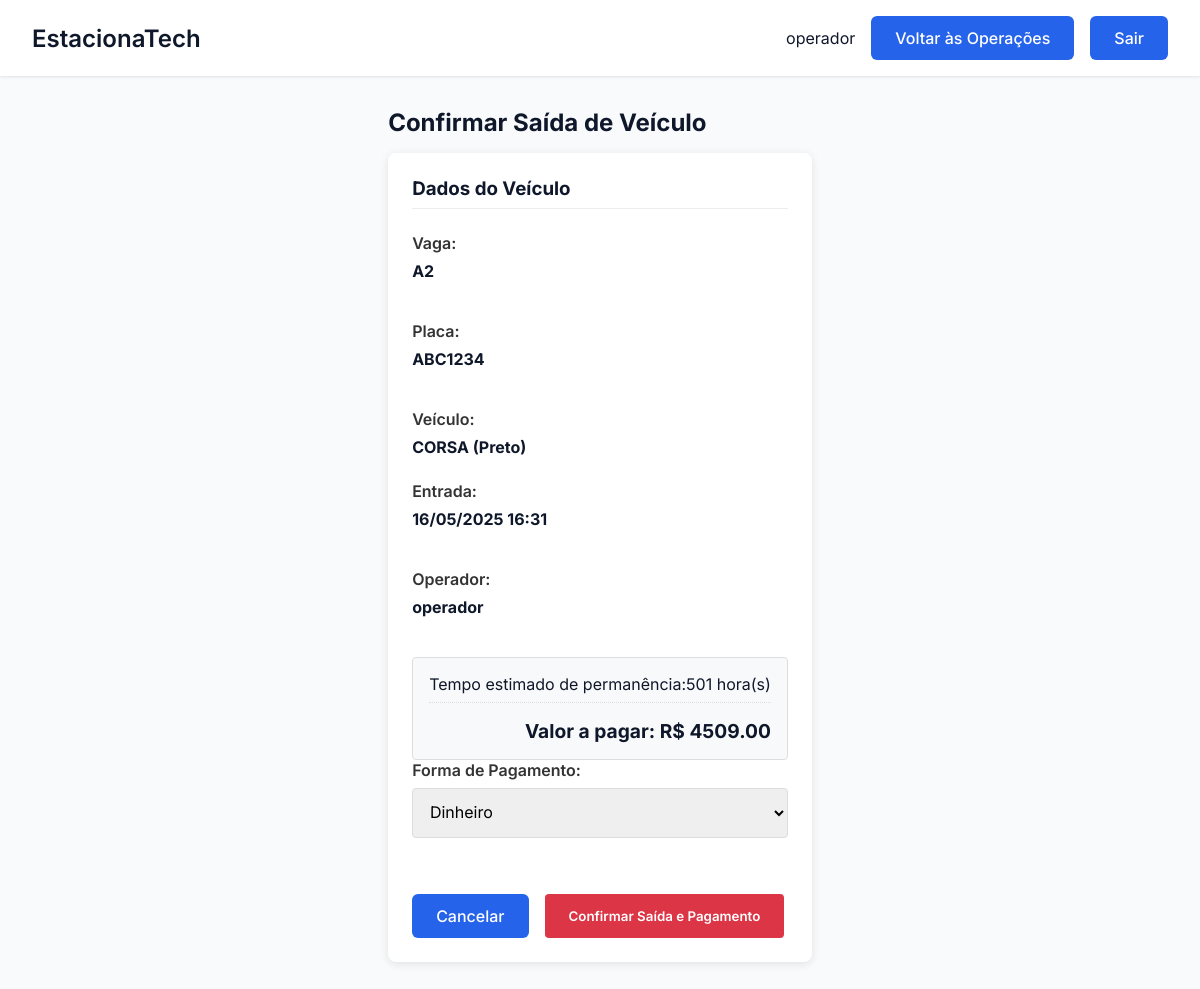
The app's page /locacao/registrar_saida/9 (signed in) with its own data.
### tables this page shows
CREATE TABLE Locacao (
        id_locacao INTEGER PRIMARY KEY AUTOINCREMENT,
        id_vaga TEXT NOT NULL,
        id_veiculo TEXT NOT NULL,
        id_operador TEXT NOT NULL,
        data_hora_entrada DATETIME NOT NULL,
        data_hora_saida DATETIME,
        FOREIGN KEY (id_vaga) REFERENCES Vaga(id_vaga),
        FOREIGN KEY (id_veiculo) REFERENCES Veiculo(placa),
        FOREIGN KEY (id_operador) REFERENCES Usuario(id_usuario)
    );

CREATE TABLE Veiculo (
        placa TEXT PRIMARY KEY,
        modelo TEXT NOT NULL,
        marca TEXT NOT NULL,
        cor TEXT NOT NULL,
        ano_fabricacao INTEGER NOT NULL,
        id_cliente TEXT NOT NULL,
        FOREIGN KEY (id_cliente) REFERENCES Cliente(id_cliente)
    );

CREATE TABLE Usuario (
        id_usuario TEXT PRIMARY KEY,
        cpf_usuario TEXT NOT NULL,
        nome TEXT NOT NULL,
        email TEXT NOT NULL,
        senha TEXT NOT NULL,
        tipo TEXT NOT NULL CHECK (tipo IN ('administrador', 'operador')),
        data_ingresso DATETIME NOT NULL,
        data_saida DATETIME
    );

### EstacionaTech/routes/locacao_routes.py (the view)
@locacao_bp.route('/registrar_saida/<int:id_locacao>', methods=['GET'])
def registrar_saida(id_locacao):
    if 'usuario_id' not in session:
        flash('Você precisa fazer login para realizar esta operação.', 'error')
        return redirect(url_for('auth.login'))
    locacao = LocacaoController.buscar_locacao(id_locacao)
    if not locacao:
        flash('Locação não encontrada!', 'error')
        return redirect(url_for('locacao.operacoes'))
    locacao = list(locacao)
    entrada = locacao[3]
    if isinstance(entrada, str):
        try:
            entrada = datetime.datetime.fromisoformat(entrada.replace(' ', 'T'))
        except ValueError:
            entrada = None  # Ou pode definir uma data padrão/fallback
    locacao[3] = entrada
    valor_estimado = {
        'horas': 1,
        'valor': 0
    }
    if locacao[4] is None:  # Verificar se data_hora_saida está vazia
        agora = datetime.datetime.now()
        minutos_totais = 0
        if entrada:
            minutos_totais = (agora - entrada).total_seconds() / 60
        tarifa = 5.0  # Valor padrão
        tolerancia_minutos = 15  # Tolerância padrão de segurança
        try:
            from EstacionaTech.database.database import conectar
            conn = conectar()
            cursor = conn.cursor()
            cursor.execute("SELECT valor_por_hora, tempo_tolerancia FROM Tarifa LIMIT 1")
            result = cursor.fetchone()
            if result:
                tarifa, tolerancia_minutos = result
            conn.close()
        except Exception as e:
            print(f"[ERRO] Erro ao buscar tarifa e tolerância: {e}")
        if minutos_totais <= tolerancia_minutos:
            horas_cobradas = 0
            valor_cobrado = 0.0
        else:
            horas = minutos_totais / 60
            horas_cobradas = max(1, int(horas) + (1 if horas % 1 > 0 else 0))
            valor_cobrado = horas_cobradas * tarifa
        valor_estimado = {
            'horas': horas_cobradas,
            'valor': valor_cobrado
        }
        return render_template(
            'confirmar_saida.html',
            locacao=locacao,
            valor_estimado=valor_estimado,
            nome=session.get('nome')
        )

### EstacionaTech/controllers/locacao_controller.py (called while the page is built)
    @staticmethod
    def buscar_locacao(id_locacao):
        return Locacao.buscar_por_id(id_locacao)

### EstacionaTech/database/database.py (called while the page is built)
def conectar():
    diretorio_db = "EstacionaTech/database"
    if not os.path.exists(diretorio_db):
        os.makedirs(diretorio_db)  # Criar diretório caso não exista
    return sqlite3.connect(f"{diretorio_db}/estacionatech.db")

### EstacionaTech/templates/confirmar_saida.html (shortened to what this page needs)
<!DOCTYPE html>
<html lang="pt-BR">
<head>
    <link rel="stylesheet" href="{{ url_for('static', filename='css/estilo.css') }}">
    <link rel="stylesheet" href="{{ url_for('static', filename='css/entrada_saida.css') }}">
</head>
<body>
    <div class="dashboard">
        <header class="dashboard-header">
            <nav class="dashboard-nav container">
                <h1 class="dashboard-title">EstacionaTech</h1>
                <div class="dashboard-user">
                    <span>{{ nome }}</span>
                    <a href="{{ url_for('locacao.operacoes') }}" class="btn btn-primary">Voltar às Operações</a>
                    <a href="{{ url_for('auth.logout') }}" class="btn btn-primary">Sair</a>
                </div>
            </nav>
        </header>
        <main class="dashboard-content container">
            <h2>Confirmar Saída de Veículo</h2>
            <div class="parking-operations">
                <section class="operation-section">
                    <div class="section-header">
                        <h3>Dados do Veículo</h3>
                    </div>
                    <div class="form-row">
                        <div class="form-group">
                            <label>Vaga:</label>
                            <p><strong>{{ locacao[1] }}</strong></p>
                        </div>
                        <div class="form-group">
                            <label>Placa:</label>
                            <p><strong>{{ locacao[2] }}</strong></p>
                        </div>
                        <div class="form-group">
                            <label>Veículo:</label>
                            <p><strong>{{ locacao[5] }} ({{ locacao[7] }})</strong></p>
                        </div>
                    </div>
                    <div class="form-row">
                        <div class="form-group">
                            <label>Entrada:</label>
                            <p><strong>{{ locacao[3].strftime('%d/%m/%Y %H:%M') if locacao[3] else 'Data inválida' }}</strong></p>
                        </div>
                        <div class="form-group">
                            <label>Operador:</label>
                            <p><strong>{{ locacao[8] }}</strong></p>
                        </div>
                    </div>
                    <div class="ticket-info">
                        <div class="ticket-item">
                            <span>Tempo estimado de permanência:</span>
                            <span>{{ valor_estimado['horas'] }} hora(s)</span>
                        </div>
                        <div class="ticket-total">
                            <span>Valor a pagar: R$ {{ "%.2f"|format(valor_estimado['valor']) }}</span>
                        </div>
                    </div>
                    <form action="{{ url_for('locacao.confirmar_saida') }}" method="post" class="operation-form">
                        <div class="form-group">
                            <label for="forma_pagamento">Forma de Pagamento:</label>
                            <select id="forma_pagamento" name="forma_pagamento" required>
                                <option value="dinheiro">Dinheiro</option>
                            </select>
                        </div>
                        <div class="btn-group">
                            <a href="{{ url_for('locacao.operacoes') }}" class="btn btn-primary">Cancelar</a>
                            <button type="submit" class="btn-exit">Confirmar Saída e Pagamento</button>
                        </div>
                    </form>
                </section>
            </div>
        </main>
    </div>
</body>
</html>

### EstacionaTech/static/css/estilo.css (style rules this page uses)
* { margin: 0; padding: 0; box-sizing: border-box; font-family: 'Inter', sans-serif; }
:root { --primary: #2563eb; --primary-dark: #1d4ed8; --secondary: #64748b; --danger: #ef4444; --success: #22c55e; --background: #f8fafc; --surface: #ffffff; --text: #0f172a; --text-light: #64748b; --primary-light: #93c5fd; --secondary: #4f46e5; --accent: #10b981; --card-bg: #ffffff; }
body { background-color: var(--background); color: var(--text); min-height: 100vh; }
.container { max-width: 1200px; margin: 0 auto; padding: 0 1rem; }
.form-group { margin-bottom: 1.5rem; }
.btn { display: inline-flex; align-items: center; justify-content: center; padding: 0.75rem 1.5rem; font-size: 1rem; font-weight: 500; border-radius: 6px; cursor: pointer; transition: all 0.2s; border: none; text-decoration: none; }
.btn-primary { background-color: var(--primary); color: white; }
.dashboard { min-height: 100vh; display: grid; grid-template-rows: auto 1fr; }
.dashboard-header { background: var(--surface); padding: 1rem; box-shadow: 0 1px 3px 0 rgb(0 0 0 / 0.1); }
.dashboard-nav { display: flex; justify-content: space-between; align-items: center; }
.dashboard-title { font-size: 1.5rem; font-weight: 600; }
.dashboard-user { display: flex; align-items: center; gap: 1rem; }
.dashboard-content { padding: 2rem; }
.dashboard-content h2 { margin-bottom: 1rem; }

### EstacionaTech/static/css/entrada_saida.css (style rules this page uses)
.parking-operations { display: flex; flex-direction: column; gap: 2rem; width: 100%; }
.operation-section { background-color: #fff; border-radius: 8px; box-shadow: 0 2px 10px rgba(0, 0, 0, 0.1); padding: 1.5rem; }
.section-header { border-bottom: 1px solid #eee; margin-bottom: 1.5rem; padding-bottom: 0.5rem; }
.operation-form { display: grid; gap: 1rem; }
.form-group { display: flex; flex-direction: column; gap: 0.5rem; }
.form-row { display: grid; grid-template-columns: repeat(auto-fit, minmax(250px, 1fr)); gap: 1rem; }
.form-group label { font-weight: 600; color: #333; }
.form-group input, .form-group select { padding: 0.8rem; border: 1px solid #ddd; border-radius: 4px; font-size: 1rem; }
.btn-group { display: flex; gap: 1rem; margin-top: 1rem; }
.btn-exit { background-color: #dc3545; color: white; border: none; padding: 0.8rem 1.5rem; border-radius: 4px; font-weight: 600; cursor: pointer; transition: background-color 0.2s; }
.ticket-info { background-color: #f8f9fa; border: 1px solid #ddd; border-radius: 4px; padding: 1rem; margin-top: 1rem; }
.ticket-item { display: flex; justify-content: space-between; margin-bottom: 0.5rem; padding-bottom: 0.5rem; border-bottom: 1px dotted #ddd; }
.ticket-total { font-weight: 700; font-size: 1.2rem; margin-top: 1rem; text-align: right; }

### records on screen
Locacao: id_vaga "A2", id_veiculo "ABC1234"
Veiculo: modelo "CORSA", cor "Preto"
Usuario: nome "operador"

### other values on screen
{{ nome }} "operador"
{{ valor_estimado['horas'] }} "501"
{{ "%.2f"|format(valor_estimado['valor']) }} "4509.00"
